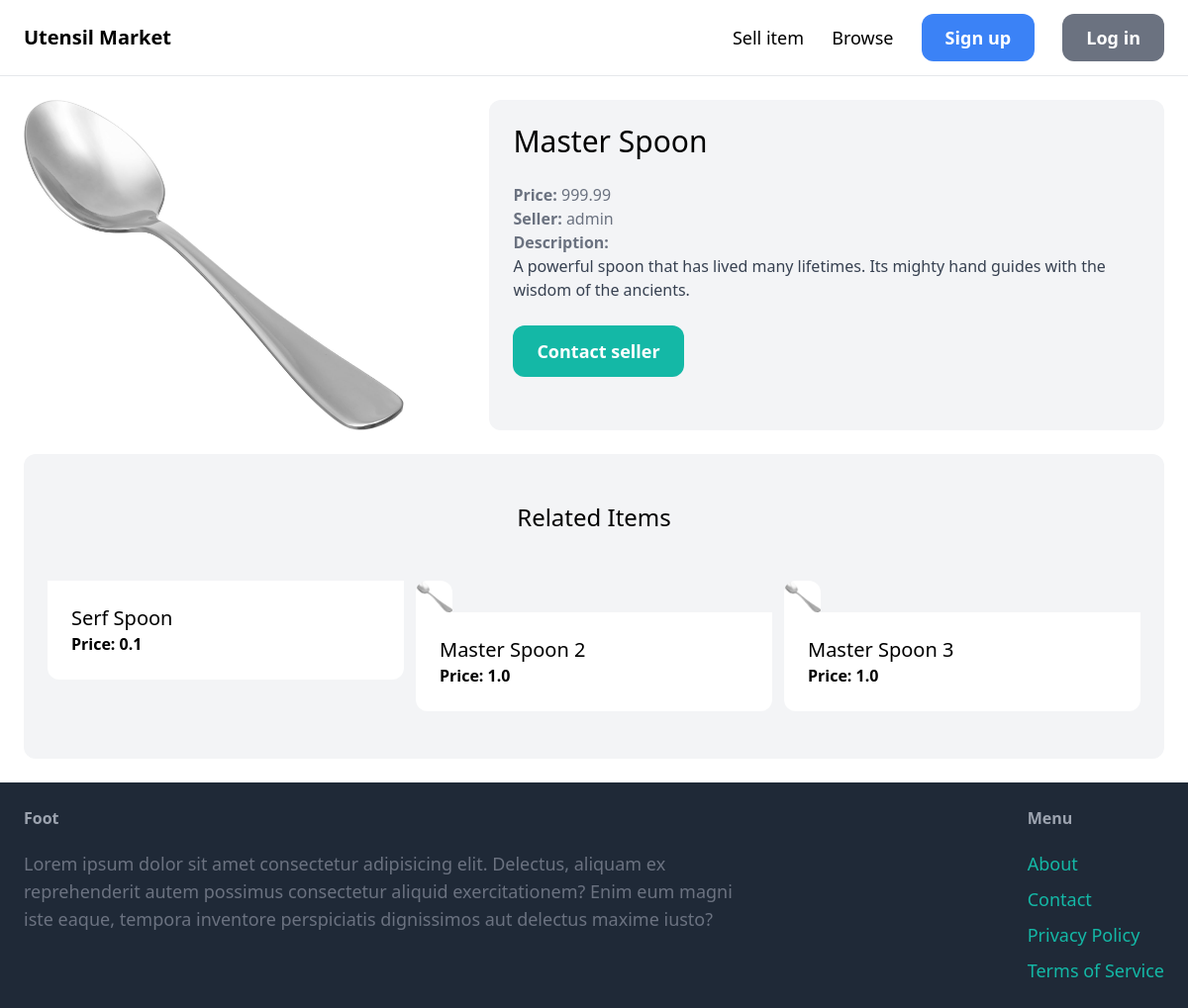
/items/1/, run on an earlier commit of the app's database.
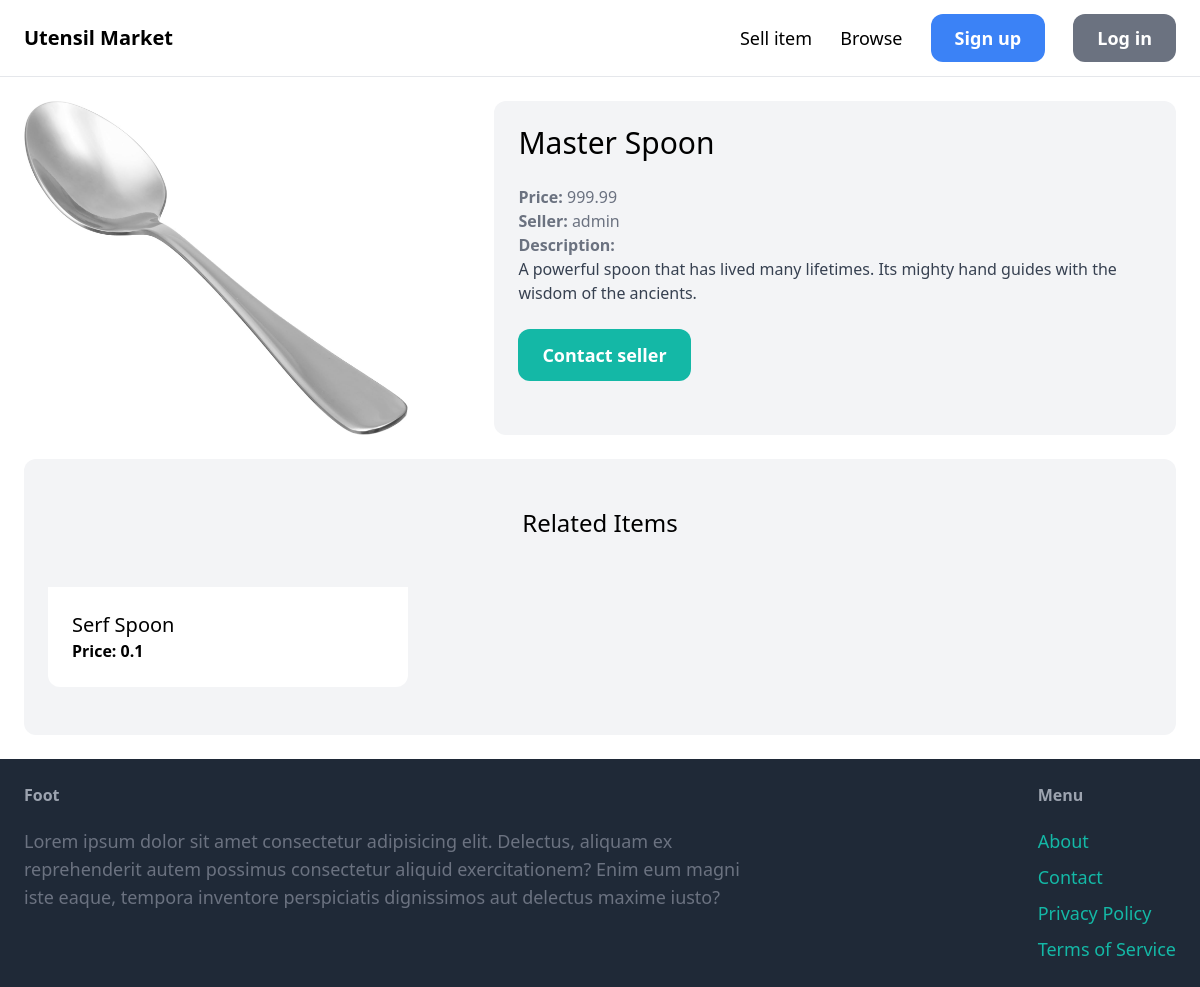
And on a later commit of the database.
### item/models.py (models this page shows, shortened)
class Item(models.Model):
    category = models.ForeignKey(Category, related_name='items', on_delete=models.CASCADE)
    name = models.CharField(max_length=255)
    description = models.TextField(blank=True, null=True)
    price = models.FloatField()
    image = models.ImageField(upload_to='item_images', blank=True, null=True)
    is_sold = models.BooleanField(default=False)
    created_by = models.ForeignKey(User, related_name='items', on_delete=models.CASCADE)
    created_at = models.DateTimeField(auto_now_add=True)

### item/views.py (the view)
# urls.py: path('<int:pk>/', views.detail, name='detail'),
def detail(request, pk):
    item = get_object_or_404(Item, pk=pk)
    related_items = Item.objects.filter(category=item.category, is_sold=False).exclude(pk=pk)[0:3]
    return render(request, 'item/detail.html', {
        'item': item,
        'related_items': related_items
    })

### item/templates/item/detail.html (shortened to what this page needs)
{% extends 'core/base.html' %}
{% block stuff %}
<div class="grid grid-cols-5 gap-6">
    <div class="col-span-2">
        <img src="{{ item.image.url }}" class="rounded-xl max-w-sm max-h-96">
    </div>
    <div class="col-span-3 p-6 bg-gray-100 rounded-xl">
        <h1 class="mb-6 text-3xl">{{ item.name }}</h1>
        <p class="text-gray-500"><strong>Price: </strong>{{ item.price }}</p>
        <p class="text-gray-500"><strong>Seller: </strong>{{ item.created_by.username }}</p>
        {% if item.description %}
            <p class="text-gray-700">
                <strong class="text-gray-500">Description:</strong><br>
                {{ item.description }}
            </p>
        {% endif %}
        {% if request.user == item.created_by %}
            <div class="mt-6 p-6 bg-white rounded-xl">
                <p>This is your item.</p>
                <a href="{% url 'item:edit' item.id %}" class="inline-block mt-6 px-6 py-3 text-lg font-semibold bg-teal-500 text-white rounded-xl">Edit</a>
                <a href="{% url 'item:delete' item.id %}" class="inline-block mt-6 px-6 py-3 text-lg font-semibold bg-red-500 text-white rounded-xl">Delete</a>
            </div>
        {% else %}
            <a href="{% url 'conversation:new' item.id %}" class="inline-block mt-6 px-6 py-3 text-lg font-semibold bg-teal-500 text-white rounded-xl hover:bg-teal-700">Contact seller</a>
        {% endif %}
    </div>
</div>
<div class="mt-6 px-6 py-12 bg-gray-100 rounded-xl">
    <h2 class="mb-12 text-2xl text-center">Related Items</h2>
    <div class="grid grid-cols-3 gap-3">
        {% for item in related_items %}
            <div class="max-w-sm max-h-96">
                <a href="{% url 'item:detail' item.id %}">
                    <div >
                        <img src="{{ item.image.url }}" class="rounded-t-xl max-w-sm max-h-8" alt="">
                    </div>
                    <div class="p-6 bg-white rounded-b-xl">
                        <h2 class="text-xl text-black">{{ item.name }}</h2>
                        <p class="text-black font-bold"> Price: {{ item.price }}</p>
                    </div>
                </a>
            </div>
        {% endfor %}
    </div>
</div>
{% endblock %}

### core/templates/core/base.html (shortened to what this page needs)
<!DOCTYPE html>
<html lang="en">
<head>
    <script src="https://cdn.tailwindcss.com"></script>
</head>
<body>
            <nav class="p-6 flex justify-between items-center border-b border-gray-200">
                <a href="/" class="text-xl font-semibold">Utensil Market</a>
                <div class="space-x-6">
                    <a href="{% url 'item:new' %}" class="text-lg font-normal hover:text-gray-500">Sell item</a>
                    <a href="{% url 'item:items' %}" class="text-lg font-normal hover:text-gray-500">Browse</a>
                    {% if request.user.is_authenticated %}
                    <a href="{% url 'conversation:inbox' %}" class="px-6 py-3 text-lg font-semibold bg-teal-500 text-white rounded-xl hover:bg-teal-700">Inbox</a>
                    <a href="{% url 'dashboard:index' %}" class="px-6 py-3 text-lg font-semibold bg-gray-500 text-white rounded-xl hover:bg-gray-700">Dashboard</a>
                    {% else %}
                    <a href="{% url 'core:signup' %}" class="px-6 py-3 text-lg font-semibold bg-blue-500 text-white rounded-xl hover:bg-teal-700">Sign up</a>
                    <a href="{% url 'core:login' %}" class="px-6 py-3 text-lg font-semibold bg-gray-500 text-white rounded-xl hover:bg-teal-700">Log in</a>
                    {% endif %}
                </div>
            </nav>
            <div class="p-6">
                {% block stuff %}
                {% endblock %}
            </div>
        <footer class="p-6 flex justify-between bg-gray-800 ">
            <div class="w-2/3 pr-10">
                <h3 class="mb-5 font-semibold text-gray-400">Foot</h3>
                <p class="text-lg text-gray-500">Lorem ipsum dolor sit amet consectetur adipisicing elit. Delectus, aliquam ex reprehenderit autem possimus consectetur aliquid exercitationem? Enim eum magni iste eaque, tempora inventore perspiciatis dignissimos aut delectus maxime iusto?
                </p>
            </div>
            <div class="w-1/3 flex justify-end">
                <div>
                    <h3 class="mb-5 font-semibold text-gray-400">Menu</h3>
                    <ul class="space-y-2">
                        <li><a href="#" class="text-lg text-teal-500 hover:text-teal-700">About</a></li>
                        <li><a href="{% url 'core:contact' %}" class="text-lg text-teal-500 hover:text-teal-700">Contact</a></li>
                        <li><a href="#" class="text-lg text-teal-500 hover:text-teal-700">Privacy Policy</a></li>
                        <li><a href="#" class="text-lg text-teal-500 hover:text-teal-700">Terms of Service</a></li>
                    </ul>
                </div>
            </div>
        </footer>
</body>
</html>

What changed in the data, as far as the page shows it:
removed Item: image (picture), name "Master Spoon 2", price "1.0"
removed Item: image (picture), name "Master Spoon 3", price "1.0"
